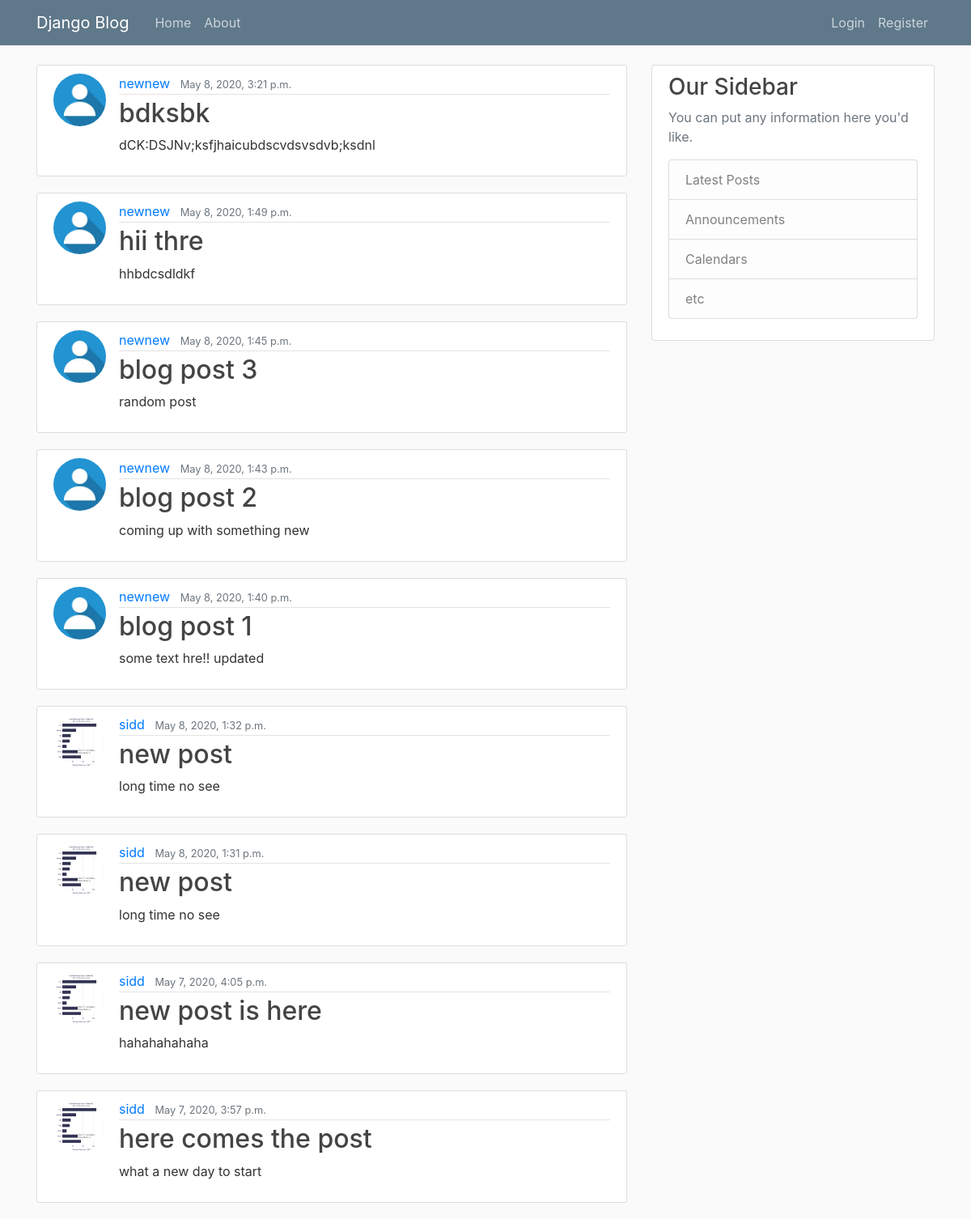
Screenshot of /blog/ with the database file from the repository.
### blog/models.py (models this page shows, shortened)
class Post(models.Model):
    title = models.CharField(max_length=100)
    content = models.TextField()
    date = models.DateTimeField(default=timezone.now)
    author = models.ForeignKey(User,on_delete=models.CASCADE)

### users/models.py (models this page shows, shortened)
class Profile(models.Model):
    user = models.OneToOneField(User, on_delete=models.CASCADE)
    image = models.ImageField(default='default.jpeg',upload_to='profile_pics')

### blog/views.py (the view)
# urls.py: path('',PostListView.as_view(),name="blog_home"),
class PostListView(ListView):
    model = Post
    template_name= 'blog/home.html' # <app>/<model>_<viewtype>.html
    context_object_name = 'posts'
    ordering = ['-date']

### blog/templates/blog/home.html
{% extends "blog/base.html" %}
{% block content %}
    {% for post in posts %}
      <article class="media content-section">
        <img src="{{ post.author.profile.image.url }}" alt="profile pic" class="rounded-circle article-img">
        <div class="media-body">
          <div class="article-metadata">
            <a class="mr-2" href="#">{{ post.author }}</a>
            <small class="text-muted">{{ post.date }}</small>
          </div>
          <h2><a class="article-title" href="{% url 'post_detail' post.id %}">{{ post.title }}</a></h2>
          <p class="article-content">{{ post.content }}</p>
        </div>
      </article>
    {% endfor %}
{% endblock content %}

### blog/static/blog/main.css (style rules this page uses)
body { background: #fafafa; color: #333333; margin-top: 5rem; }
h1, h2, h3, h4, h5, h6 { color: #444444; }
.content-section { background: #ffffff; padding: 10px 20px; border: 1px solid #dddddd; border-radius: 3px; margin-bottom: 20px; }
.article-title { color: #444444; }
.article-content { white-space: pre-line; }
.article-img { height: 65px; width: 65px; margin-right: 16px; }
.article-metadata { padding-bottom: 1px; margin-bottom: 4px; border-bottom: 1px solid #e3e3e3 }

### rows the page displays
Post: author.profile.image (placeholder picture), author "newnew", date "May 8, 2020, 3:21 p.m.", title "bdksbk", content "dCK:DSJNv;ksfjhaicubdscvdsvsdvb;ksdnl"
Post: author.profile.image (placeholder picture), author "newnew", date "May 8, 2020, 1:49 p.m.", title "hii thre", content "hhbdcsdldkf"
Post: author.profile.image (placeholder picture), author "newnew", date "May 8, 2020, 1:45 p.m.", title "blog post 3", content "random post"
Post: author.profile.image (placeholder picture), author "newnew", date "May 8, 2020, 1:43 p.m.", title "blog post 2", content "coming up with something new"
Post: author.profile.image (placeholder picture), author "newnew", date "May 8, 2020, 1:40 p.m.", title "blog post 1", content "some text hre!! updated"
Post: author.profile.image (picture), author "sidd", date "May 8, 2020, 1:32 p.m.", title "new post", content "long time no see"
Post: author.profile.image (picture), author "sidd", date "May 8, 2020, 1:31 p.m.", title "new post", content "long time no see"
Post: author.profile.image (picture), author "sidd", date "May 7, 2020, 4:05 p.m.", title "new post is here", content "hahahahahaha"
Post: author.profile.image (picture), author "sidd", date "May 7, 2020, 3:57 p.m.", title "here comes the post", content "what a new day to start"
